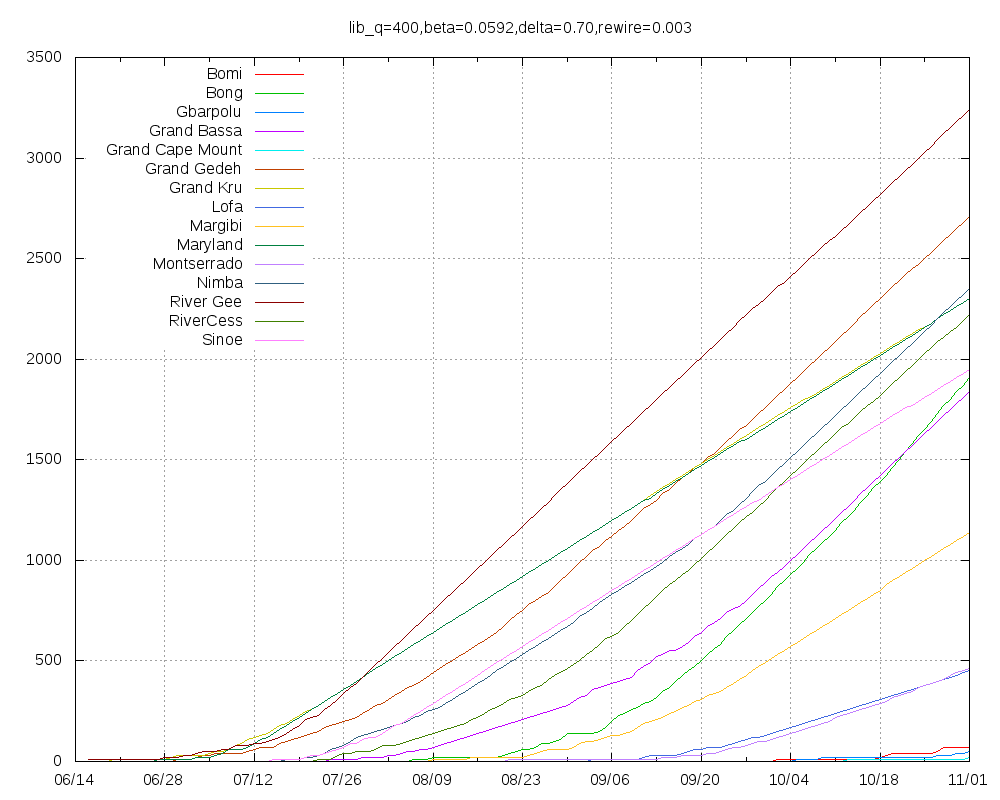

Here is the gnuplot script that generated this plot:
set title "lib_q=400,beta=0.0592,delta=0.70,rewire=0.003"
set key top left
set grid
set xdata time
set timefmt "%Y-%m-%d"
set terminal png size 1000,800
set output "lib_q=400,beta=0.0592,delta=0.70,rewire=0.003.png"
plot "Bomi.tab" using 1:2 title "Bomi" with lines,"Bong.tab" using 1:2 title "Bong" with lines,"Gbarpolu.tab" using 1:2 title "Gbarpolu" with lines,"Grand_Bassa.tab" using 1:2 title "Grand Bassa" with lines,"Grand_Cape_Mount.tab" using 1:2 title "Grand Cape Mount" with lines,"Grand_Gedeh.tab" using 1:2 title "Grand Gedeh" with lines,"Grand_Kru.tab" using 1:2 title "Grand Kru" with lines,"Lofa.tab" using 1:2 title "Lofa" with lines,"Margibi.tab" using 1:2 title "Margibi" with lines,"Maryland.tab" using 1:2 title "Maryland" with lines,"Montserrado.tab" using 1:2 title "Montserrado" with lines,"Nimba.tab" using 1:2 title "Nimba" with lines,"River_Gee.tab" using 1:2 title "River Gee" with lines,"RiverCess.tab" using 1:2 title "RiverCess" with lines,"Sinoe.tab" using 1:2 title "Sinoe" with lines
